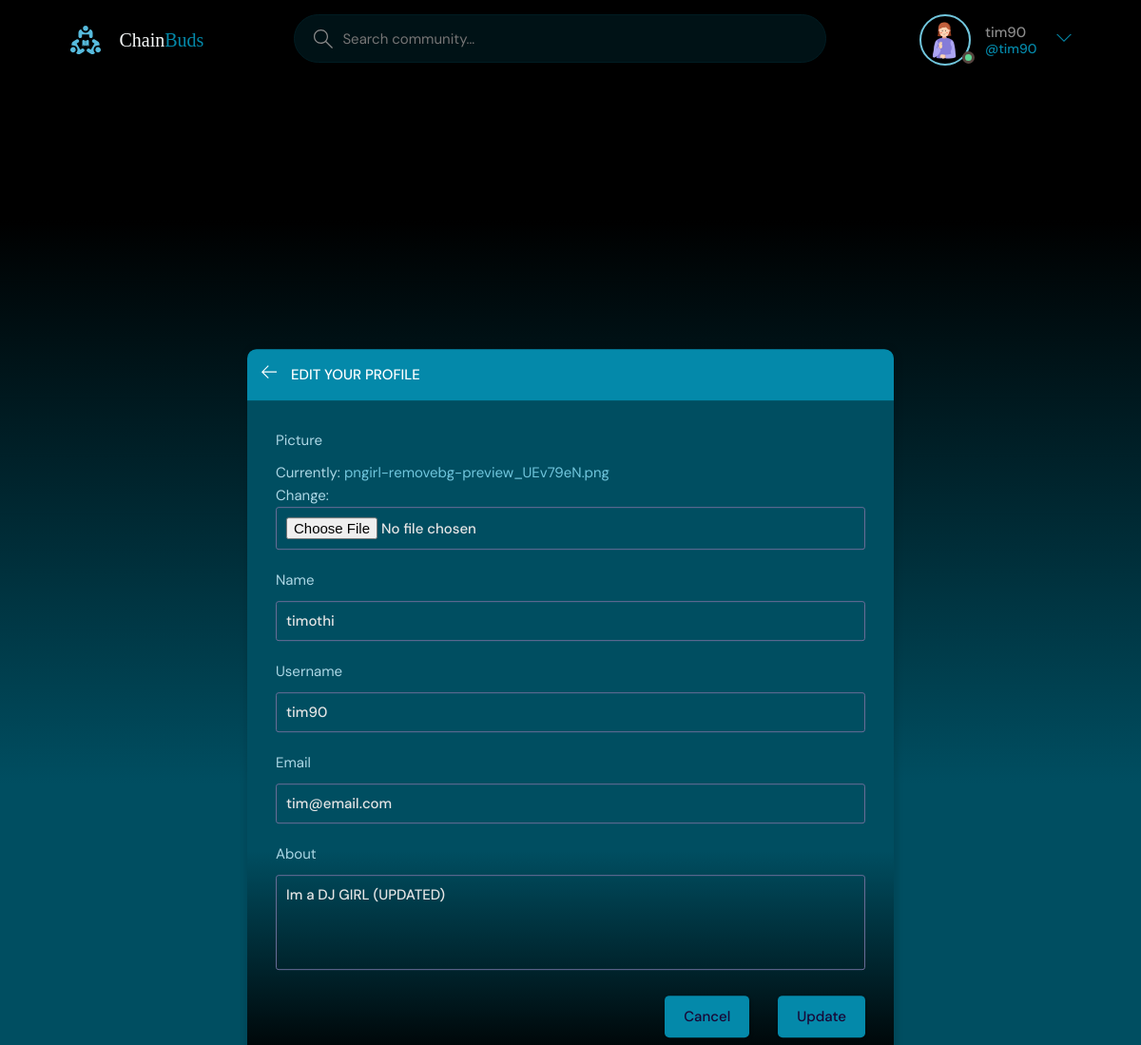
The page /update-user/ (signed in) on the database its author committed.
### base/models.py (models this page shows)
class User(AbstractUser):
    name = models.CharField(max_length=200, null=True)
    email = models.EmailField(unique=True, null=True)
    About = models.TextField(null=True)
    picture = models.ImageField(null=True, default="avatar.svg")
    USERNAME_FIELD = 'email'
    REQUIRED_FIELDS = ['username']

### base/views.py (the view)
# urls.py: path('update-user/', views.updateUser, name="update-user"),
@login_required(login_url='login')
def updateUser(request):
    user = request.user
    form = UserForm(instance=user)
    if request.method == 'POST':
        form = UserForm(request.POST, request.FILES, instance=user)
        if form.is_valid():
            form.save()
            return redirect('user-profile', pk=user.id)
    return render(request, 'base/update-user.html', {'form':form})

### base/forms.py
class UserForm(ModelForm):
    class Meta:
        model = User
        fields = ['picture','name','username', 'email','About']

### base/templates/base/update-user.html (shortened to what this page needs)
{% extends 'main.html' %}
{% block content %}
<main class="update-account layout">
  <div class="container">
    <div class="layout__box" style="background: linear-gradient(to bottom, #004e61 70%, black); top: 65%;">
      <div class="layout__boxHeader" style="background: #0489aa;">
        <div class="layout__boxTitle">
          <a href="{% url 'home' %}">
            <svg version="1.1" xmlns="http://www.w3.org/2000/svg" width="32" height="32" viewBox="0 0 32 32" style="fill: white;">
              <title>arrow-left</title>
              <path
                d="M13.723 2.286l-13.723 13.714 13.719 13.714 1.616-1.611-10.96-10.96h27.625v-2.286h-27.625l10.965-10.965-1.616-1.607z">
              </path>
            </svg>
          </a>
          <h3 style="color: white;">Edit your profile</h3>
        </div>
      </div>
      <div class="layout__body">
        <form class="form" action="" method="POST" enctype="multipart/form-data">
          {% for field in form %}
          <div class="form__group" style="color: lightblue">
            <label for="profile_pic">{{field.label}}</label>
            {{field}}
          </div>
          {% endfor %}
          <div class="form__action">
            <a class="btn btn--dark" href="{{request.META.HTTP_REFERER}}" style="background: #0489aa; color: #180736;">Cancel</a>
            <button class="btn btn--main" type="submit" style="background: #0489aa; color: #180736;">Update</button>
          </div>
        </form>
      </div>
    </div>
  </div>
</main>
{% endblock %}

### templates/navbar.html (shortened to what this page needs)
{% load static %}
<header class="header header--loggedIn" style="background-color: black;">
  <div class="container">
    <a href="{% url 'home' %}" class="header__logo">
      <img src="{% static 'logo.svg' %}" />
      <h1 style="color: var(--LIGHT, #0489aa);
      font-family: Eras Bold ITC;
      font-size: 20px;
      font-style: normal;
      font-weight: 400;
      line-height: normal; "> <span style="color: #F7FAFA;
        font-family: Eras Bold ITC;
        font-size: 20px;
        font-style: normal;
        font-weight: 400;
        line-height: normal; ">Chain</span>Buds</h1>
    </a>
    <form class="header__search" method="GET" action="{% url 'home' %}">
      <label style="border-radius: 30px;
        border: 1px solid #001c22;
        background: #001216; width: 560px;
height: 51px;
flex-shrink: 0; ">
        <input name="q" placeholder="Search community..." />
      </label>
    </form>
    <nav class="header__menu">
      {% if request.user.is_authenticated %}
      <div class="header__user">
        <a href="{% url 'update-user' %}">
          <div class="avatar avatar--medium active">
            <img src="{{request.user.picture.url}}" style="width: 50px;
            height: 50px; "/>
          </div>
          <p>{{request.user.username}}<span style="color: #0489aa; ">@{{request.user.username}}</span></p>
        </a>
        <button class="dropdown-button">
          <svg version="1.1" xmlns="http://www.w3.org/2000/svg" style="fill: #0489aa;" width="32" height="32" viewBox="0 0 32 32">
            <title>chevron-down</title>
            <path d="M16 21l-13-13h-3l16 16 16-16h-3l-13 13z"></path>
          </svg>
        </button>
      </div>
      {% else %}
      <a href="{% url 'login' %}">
        <img src="{% static 'avatar.svg' %}" />
        <p>Login</p>
      </a>
      {% endif %}
    </nav>
  </div>
</header>

### rows shown on the page
User: user.picture (picture), user.username "tim90", form "timothi" "tim90" "tim@email.com" "Im a DJ GIRL (UPDATED)"

### other values the page prints
{{ field.label }} "Picture" "Name" "Username" "Email" "About"
